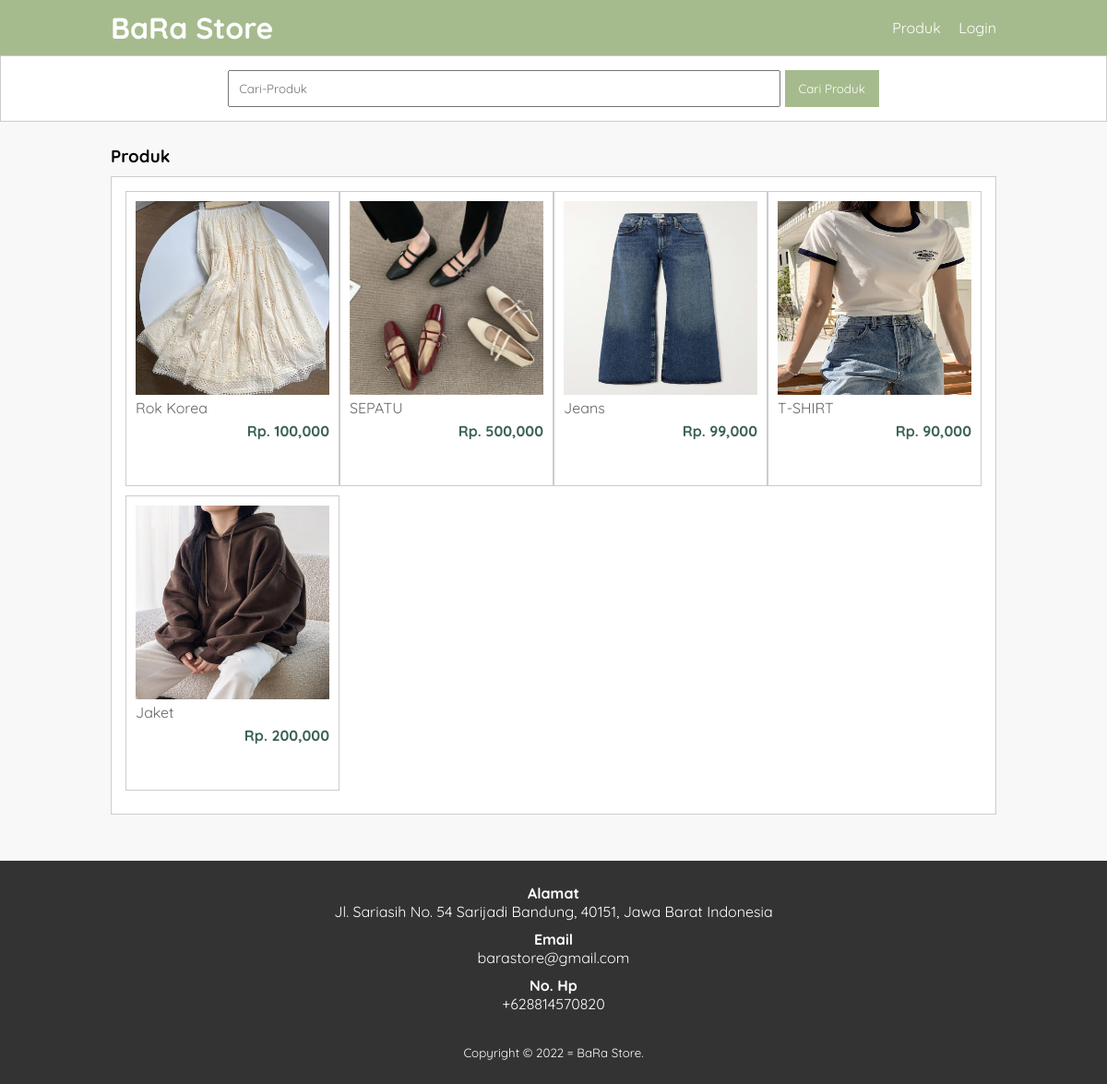
/produk.php, run on the app's committed database.
### tables this page shows
CREATE TABLE `tb_product` (
  `product_id` int(11) NOT NULL,
  `category_id` int(11) NOT NULL,
  `product_name` varchar(100) NOT NULL,
  `product_price` int(11) NOT NULL,
  `product_description` text NOT NULL,
  `product_image` varchar(100) NOT NULL,
  `product_status` tinyint(1) NOT NULL,
  `date_created` timestamp NOT NULL DEFAULT current_timestamp() ON UPDATE current_timestamp()
);

### produk.php (the view, shortened to what this page needs)
<?php
  include 'db.php';
  $contact = mysqli_query($conn, "SELECT admin_telp, admin_email, admin_address FROM tb_admin WHERE admin_id = 1");
  $a = mysqli_fetch_object($contact);
?>
<!DOCTYPE html>
<html lang="en">
<head>
    <link rel="stylesheet" type="text/css" href="Css/style.css">
</head>
<body>
    <header>
        <div class="container">
        <h1><a href="index.php">BaRa Store</a></h1>
        <ul>
            <li><a href="produk.php">Produk</a></li>
            <li><a href="login.php">Login</a></li>
        </div>
    </header>
    <div class="search">
        <div class="container">
            <form action="produk.php">
                <input type="text" name="search" placeholder="Cari-Produk" value="<?php echo $_GET['search'] ?>">
                <input type="submit" name="cari" value="Cari Produk">
            </form>
        </div>
    </div>
    <div class="section">
        <div class="container">
            <h3>Produk</h3>
            <div class="box">
                <?php
                $produk = mysqli_query($conn, "SELECT * FROM tb_product WHERE product_status = 1 $where ORDER BY product_id DESC ");
                if(mysqli_num_rows($produk) >0){
                    while($p = mysqli_fetch_array($produk)){
                ?>
                <a href="detail_product.php?id=<?php echo $p['product_id'] ?> ">
                <div class="col-4 gambar">
                    <img src="produk/<?php echo $p['product_image'] ?> ">
                    <p class="nama"><?php echo substr($p['product_name'], 0, 30) ?> </p>
                    <p class="harga">Rp. <?php echo number_format($p['product_price']) ?> </p>
                </div>
                </a>
                <?php }}else{ ?>
                    <p>Produk tidak ada</p>
                <?php } ?>
            </div>
        </div>
    </div>
    <div class="footer">
        <div class="container">
            <h4>Alamat</h4>
            <p><?php echo $a->admin_address ?></p>
            <h4>Email</h4>
            <p><?php echo $a->admin_email ?></p>
            <h4>No. Hp</h4>
            <p><?php echo $a->admin_telp ?></p>
        <small>Copyright &copy; 2022 = BaRa Store.</small>
        </div>
    </div>
</body>
</html>

### css/style.css (style rules this page uses)
* { padding: 0; margin: 0; font-family: 'Quicksand', sans-serif; }
body { background-color: #f8f8f8; }
a { color: inherit; text-decoration: none; }
header { background-color: #A6BB8D; color: #fff; }
header h1 { float: left; padding: 10px 0; }
header ul { float: right; }
header ul li { display: inline-block; }
header ul li a { padding: 20px 0 20px 15px; display: inline-block; }
.container { width: 80%; margin: 0 auto; }
.container:after { content: ''; display: block; clear: both; }
.section { padding: 25px 0; }
.box { background-color: #fff; border: 1px solid #ccc; padding: 15px; box-sizing: border-box; margin: 10px 0 25px 0; }
.box:after { content: ''; display: block; clear: both; }
.search { padding: 15px 0; background-color: #fff; border: 1px solid #ccc; text-align: center; }
.search input[type=text] { width: 60%; padding: 10px; }
.search input[type=submit] { padding: 12px 15px; background-color: #A6BB8D; color: #fff; border: none; cursor: pointer; }
.col-4 { width: 25%; height: 320px; border: 1px solid#ccc; float: left; padding: 10px; box-sizing: border-box; margin-bottom: 10px; }
.col-4 img { width: 100%; }
.col-4 .nama { color: #666; margin-bottom: 5px; }
.col-4 .harga { font-weight: bold; color: #3C6255; float: right; }
.footer { padding: 25px 0; background-color: #333; color: #fff; text-align: center; }
.footer p { margin-bottom: 10px; }
.footer small { margin-top: 25px; display: inline-block; }
.gambar > img { aspect-ratio: 1/1; }

### data on the page
tb_product: product_image (picture), product_name "Rok Korea", product_price "100,000"
tb_product: product_image (picture), product_name "SEPATU", product_price "500,000"
tb_product: product_image (picture), product_name "Jeans", product_price "99,000"
tb_product: product_image (picture), product_name "T-SHIRT", product_price "90,000"
tb_product: product_image (picture), product_name "Jaket", product_price "200,000"

### other printed values
$a->admin_address "Jl. Sariasih No. 54 Sarijadi Bandung, 40151, Jawa Barat Indonesia"
$a->admin_email "barastore@gmail.com"
$a->admin_telp "+628814570820"
